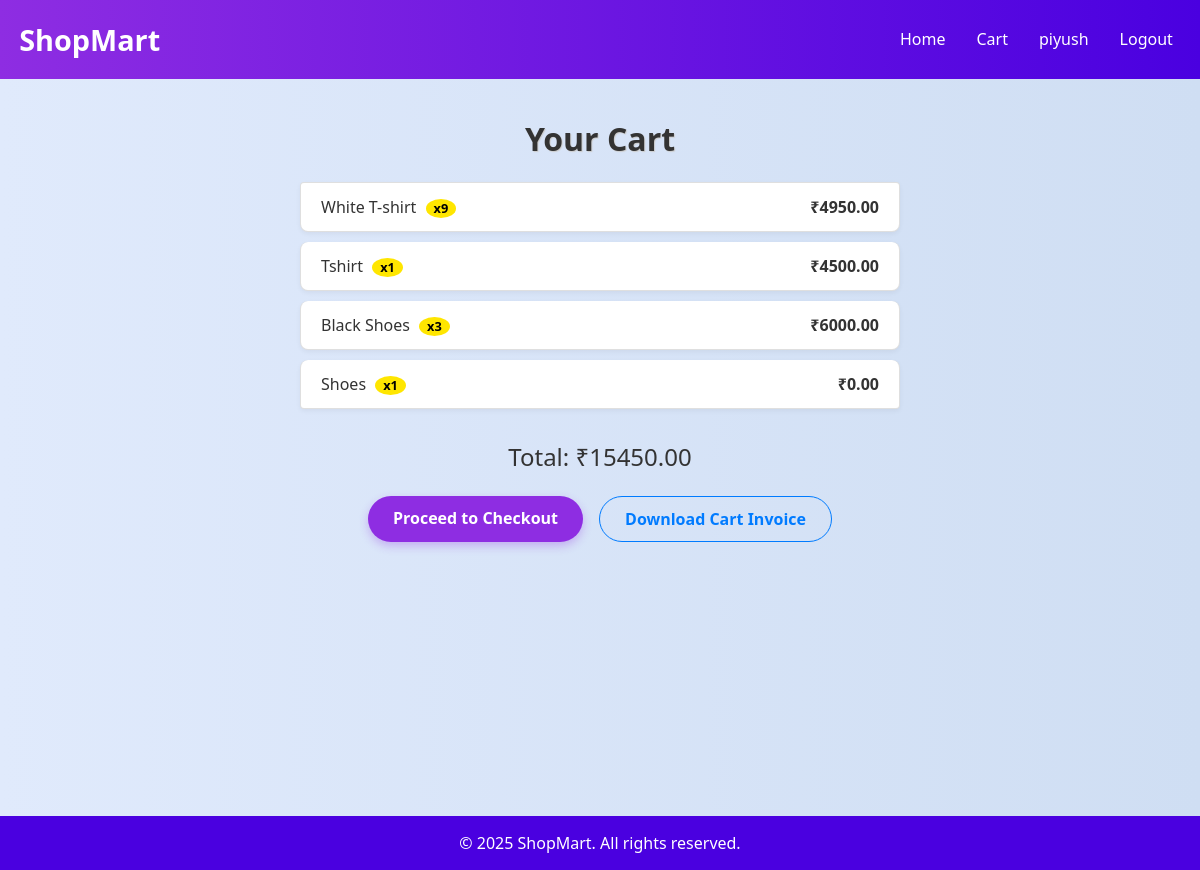
The app's page /cart/ (signed in) with its own data.
### store/models/order.py (models this page shows, shortened)
class Cart(models.Model):
    user = models.ForeignKey(User, on_delete=models.CASCADE)
    product = models.ForeignKey(Product, on_delete=models.CASCADE)
    quantity = models.PositiveIntegerField(default=1)
    def total_price(self):
        return self.product.price * self.quantity

### store/models/product.py (models this page shows, shortened)
class Product(models.Model):
    name = models.CharField(max_length=50)
    description = models.CharField(max_length=200, default="", blank=True, null=True)
    price = models.DecimalField(max_digits=10, decimal_places=2)
    category = models.ForeignKey('Category', on_delete=models.CASCADE, default=1)
    image = models.ImageField(upload_to='upload/products/')
    is_discounted = models.BooleanField(default=True)

### store/views.py (the view)
# urls.py: path('cart/', view_cart, name='view_cart'),
@login_required
def view_cart(request):
    cart_items = Cart.objects.filter(user=request.user)
    total = sum(item.total_price() for item in cart_items)
    last_order = Order.objects.filter(user=request.user, is_verified=True).order_by('-created_at').first()
    return render(request, 'cart.html', {
        'cart_items': cart_items,
        'total': total,
        'last_order': last_order
    })

### shopping/context_processors.py (called while the page is built)
def notifications_context(request):
    notifications = Notification.objects.filter(is_active=True)
    offers = SpecialOffer.objects.filter(is_active=True)
    for n in notifications:
        n.type = "notification"
    for o in offers:
        o.type = "offer"
    combined_feed = sorted(
        chain(notifications, offers),
        key=attrgetter('created_at'),
        reverse=True
    )
    return {
        'notifications': combined_feed[:5],
        'notifications_count': len(combined_feed)
    }

### store/templates/cart.html (shortened to what this page needs)
{% load static %}
<!doctype html>
<html lang="en">
<head>
  <link rel="stylesheet" href="https://cdn.jsdelivr.net/npm/bootstrap@4.4.1/dist/css/bootstrap.min.css">
  <link rel="stylesheet" href="{% static 'style.css' %}">
</head>
<body>
<div class="page-wrapper">
  <nav class="navbar navbar-expand-lg navbar-dark bg-dark">
    <a class="navbar-brand" href="{% url 'home' %}">ShopMart</a>
    <div class="collapse navbar-collapse" id="navbarNav">
      <ul class="navbar-nav ml-auto">
        <li class="nav-item"><a class="nav-link" href="{% url 'home' %}">Home</a></li>
        <li class="nav-item active"><a class="nav-link" href="{% url 'view_cart' %}">Cart</a></li>
        {% if user.is_authenticated %}
          <li class="nav-item"><a class="nav-link" href="#">{{ user.username }}</a></li>
          <li class="nav-item"><a class="nav-link" href="{% url 'logout' %}">Logout</a></li>
        {% else %}
          <li class="nav-item"><a class="nav-link" href="{% url 'login' %}">Login</a></li>
        {% endif %}
      </ul>
    </div>
  </nav>
  <div class="content-section container">
    <h2 class="text-center mb-4">Your Cart</h2>
    <ul class="list-group mb-4 mx-auto" style="max-width: 600px;">
      {% for item in cart_items %}
        <li class="list-group-item d-flex justify-content-between align-items-center">
          <span>{{ item.product.name }} <span class="badge badge-secondary">x{{ item.quantity }}</span></span>
          <strong>₹{{ item.total_price }}</strong>
        </li>
      {% empty %}
        <li class="list-group-item text-center">Your cart is empty.</li>
      {% endfor %}
    </ul>
    {% if cart_items %}
      <h4 class="text-center">Total: ₹{{ total }}</h4>
      <div class="d-flex justify-content-center gap-3 flex-wrap mt-4">
        <a href="{% url 'checkout' %}" class="btn btn-success mr-3">Proceed to Checkout</a>
        <a href="{% url 'download_cart_invoice' %}" class="btn btn-outline-primary">Download Cart Invoice</a>
      </div>
    {% endif %}
  </div>
  <footer class="footer">
    <p class="mb-0">© 2025 ShopMart. All rights reserved.</p>
  </footer>
</div>
</body>
</html>

### store/static/style.css (style rules this page uses)
body { background: linear-gradient(135deg, #f3f4f6, #e0eafc); font-family: 'Segoe UI', Tahoma, Geneva, Verdana, sans-serif; color: #333; opacity: 0; animation: fadeIn 0.7s ease-in-out forwards; padding-top: 70px; }
.navbar { background: linear-gradient(to right, #8e2de2, #4a00e0); padding: 0.8rem 1.2rem; transition: all 0.3s ease-in-out; z-index: 1000; position: fixed; top: 0; width: 100%; }
.navbar-brand { font-size: 1.8rem; font-weight: bold; color: #fff !important; }
.navbar-nav .nav-link { color: #fff !important; margin-left: 15px; font-weight: 500; transition: color 0.3s ease; }
.container h2 { font-size: 2rem; font-weight: bold; color: #333; text-shadow: 1px 1px 1px #ccc; }
.btn-primary, .btn-success { background-color: #8e2de2; border: none; font-weight: 600; transition: all 0.3s ease-in-out; box-shadow: 0 4px 10px rgba(142, 45, 226, 0.3); }
.badge { font-size: 0.8rem; background-color: #ffe600; color: #000; margin-left: 5px; padding: 3px 8px; border-radius: 50%; }
.footer { background: #4a00e0; color: #fff; padding: 20px 0; text-align: center; margin-top: 80px; }

### store/templates/cart.html (style rules this page uses)
html, body { height: 100%; background: linear-gradient(to right, #e0eafc, #cfdef3); }
.page-wrapper { min-height: 100vh; display: flex; flex-direction: column; }
.content-section { flex: 1; padding: 50px 15px; }
.footer { background-color: #4a00e0; color: white; text-align: center; padding: 15px 0; }
.list-group-item { background-color: #fff; border-radius: 8px; margin-bottom: 10px; box-shadow: 0 2px 5px rgba(0, 0, 0, 0.05); }
.btn { padding: 10px 25px; border-radius: 25px; font-weight: 600; }

### records on screen
Cart: product.name "White T-shirt", quantity "9", total_price "4950.00"
Cart: product.name "Tshirt", quantity "1", total_price "4500.00"
Cart: product.name "Black Shoes", quantity "3", total_price "6000.00"
Cart: product.name "Shoes", quantity "1", total_price "0.00"

### other values on screen
{{ user.username }} "piyush"
{{ total }} "15450.00"
